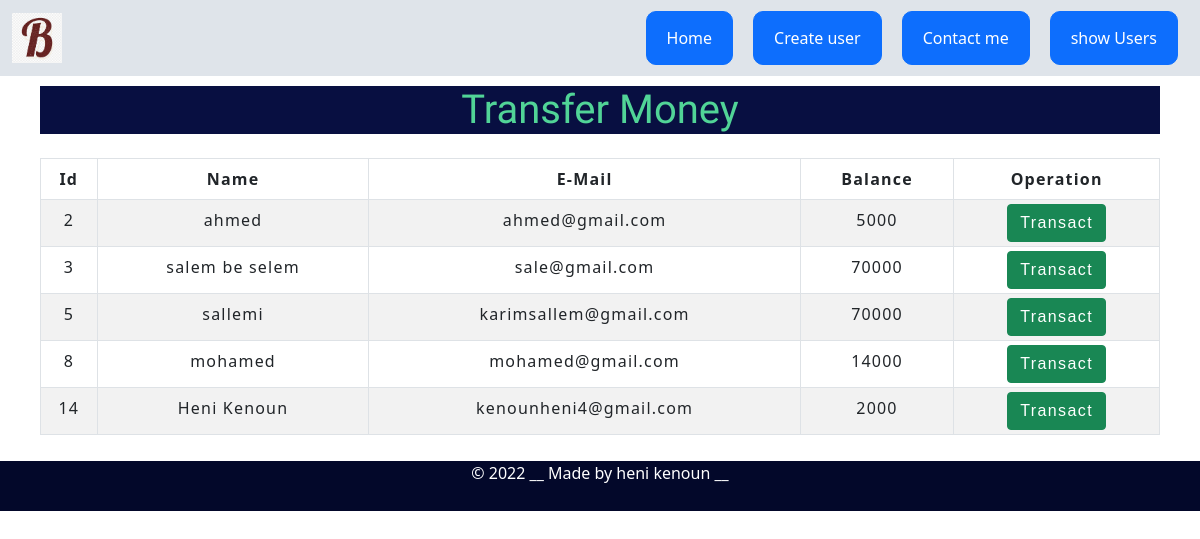
The page /transfer_money.php on the database its author committed.
### tables this page shows
CREATE TABLE `users` (
  `id` int(3) NOT NULL,
  `name` text NOT NULL,
  `email` varchar(30) NOT NULL,
  `balance` int(8) NOT NULL
);

### transfer_money.php (the view, shortened to what this page needs)
<?php
    include 'connection.php';
    $sql = "SELECT * FROM users";
    $result = mysqli_query($conn,$sql);
?>
<?php include('nav.php'); ?>
<div class="container">
        <h1>Transfer Money</h1><br>
            <div class="row">
                <div class="col">
                    <div class="table-responsive-sm">
                        <table class="table table-hover table-sm table-striped table-condensed table-bordered">
                            <thead>
                                <tr>
                                    <th scope="col" class="text-center py-2">Id</th>
                                    <th scope="col" class="text-center py-2">Name</th>
                                    <th scope="col" class="text-center py-2">E-Mail</th>
                                    <th scope="col" class="text-center py-2">Balance</th>
                                    <th scope="col" class="text-center py-2">Operation</th>
                                </tr>
                            </thead>
                            <tbody>
                                <?php
                                    while($rows=mysqli_fetch_assoc($result)){
                                ?>
                                <tr>
                                    <td class="py-2"><?php echo $rows['id'] ?></td>
                                    <td class="py-2"><?php echo $rows['name']?></td>
                                    <td class="py-2"><?php echo $rows['email']?></td>
                                    <td class="py-2"><?php echo $rows['balance']?></td>
                                    <td><a href="selectuserdetail.php?id= <?php echo $rows['id'] ;?>"> <button type="button" class="btn btn-success">Transact</button></a></td>
                                </tr>
                                <?php
                                    }
                                ?>
                            </tbody>
                        </table>
                    </div>
                </div>
            </div>
</div>
<?php include('footer.php'); ?>

### css/index.css (style rules this page uses)
h1 { background-color:rgb(8, 15, 65); cursor: pointer; color: #51d497; text-align: center; height: 70px; margin-bottom: 0 !important; border: 0 !important; height: auto; transform: 1s; font-family: 'Suez One', serif; }
a { text-decoration: none; }

### css/table.css (style rules this page uses)
* { padding: 10; margin: 0; box-sizing: border-box; }
table { letter-spacing: 1.2px; }
td { text-align: center; }
button { border:none; background: #d9d9d9; }

### css/createuser.css (style rules this page uses)
button,input { font-family: 'Montserrat', sans-serif; font-weight: 700; letter-spacing: 1.4px; }
.container { flex: 0 1 700px; width: 100%; margin: auto; padding: 10px; }

### rows shown on the page
users: id "2", name "ahmed", email "ahmed@gmail.com", balance "5000"
users: id "3", name "salem be selem", email "sale@gmail.com", balance "70000"
users: id "5", name "sallemi", email "karimsallem@gmail.com", balance "70000"
users: id "8", name "mohamed", email "mohamed@gmail.com", balance "14000"
users: id "14", name "Heni Kenoun", email "kenounheni4@gmail.com", balance "2000"
